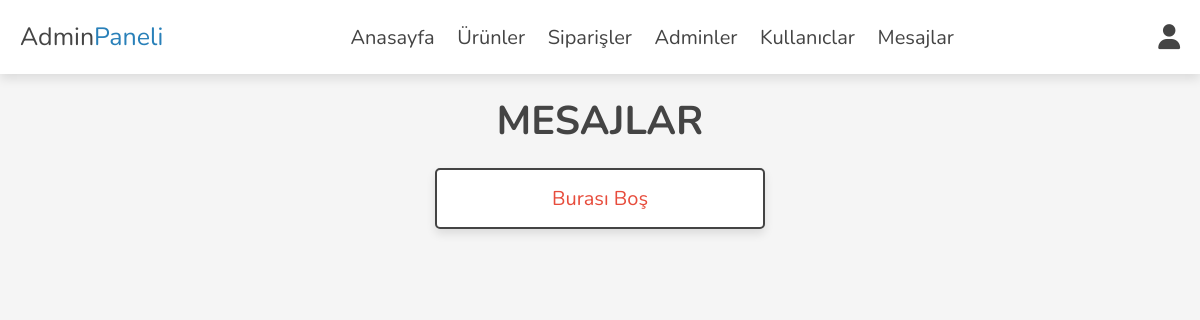
/admin/messages.php (signed in), run on an earlier commit of the app's database.
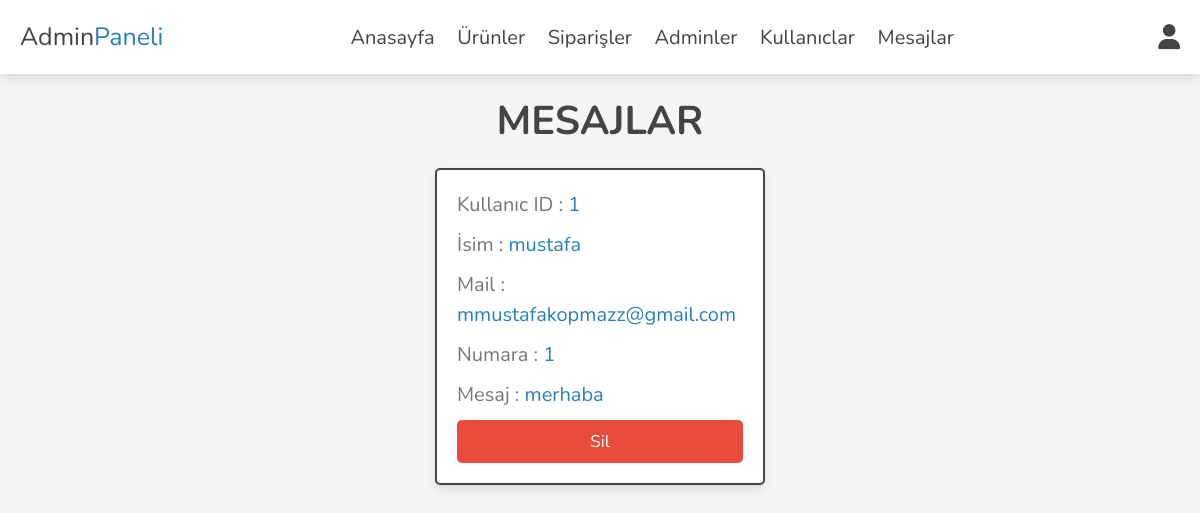
And on a later commit of the database.
### tables this page shows
CREATE TABLE `messages` (
  `id` int(100) NOT NULL,
  `user_id` int(100) NOT NULL,
  `name` varchar(100) NOT NULL,
  `email` varchar(100) NOT NULL,
  `number` varchar(12) NOT NULL,
  `message` varchar(500) NOT NULL
);

### admin/messages.php (the view, shortened to what this page needs)
<?php
include '../components/connect.php';
?>
<!DOCTYPE html>
<html lang="en">
<head>
   <link rel="stylesheet" href="https://cdnjs.cloudflare.com/ajax/libs/font-awesome/6.1.1/css/all.min.css">
   <link rel="stylesheet" href="../css/admin_style.css">
</head>
<body>
<?php include '../components/admin_header.php'; ?>
<section class="contacts">
<h1 class="heading">Mesajlar</h1>
<div class="box-container">
   <?php
      $select_messages = $conn->prepare("SELECT * FROM `messages`");
      $select_messages->execute();
      if($select_messages->rowCount() > 0){
         while($fetch_message = $select_messages->fetch(PDO::FETCH_ASSOC)){
   ?>
   <div class="box">
   <p> Kullanıc ID : <span><?= $fetch_message['user_id']; ?></span></p>
   <p> İsim : <span><?= $fetch_message['name']; ?></span></p>
   <p> Mail : <span><?= $fetch_message['email']; ?></span></p>
   <p> Numara : <span><?= $fetch_message['number']; ?></span></p>
   <p> Mesaj : <span><?= $fetch_message['message']; ?></span></p>
   <a href="messages.php??delete=<?= $fetch_message['id']; ?>" onclick="return confirm('Silmek istediğine eminmisin?');" class="delete-btn">Sil</a>
   </div>
   <?php
         }
      }else{
         echo '<p class="empty">Burası Boş</p>';
      }
   ?>
</div>
</section>
</body>
</html>

What changed in the data, as far as the page shows it:
added messages: user "1", name "mustafa", email "mmustafakopmazz@gmail.com", number "1", message "merhaba"
Also different on the page:
text no longer shown: "Burası Boş"
